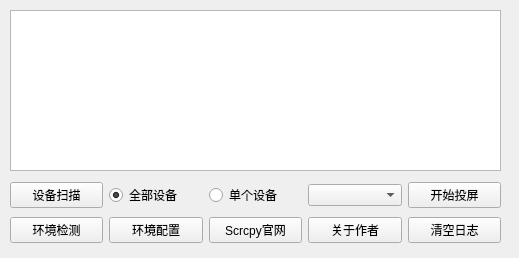
<?xml version="1.0" encoding="UTF-8"?>
<ui version="4.0">
 <class>PupperScacpy</class>
 <widget class="QWidget" name="PupperScacpy">
  <property name="geometry">
   <rect>
    <x>0</x>
    <y>0</y>
    <width>519</width>
    <height>258</height>
   </rect>
  </property>
  <property name="minimumSize">
   <size>
    <width>519</width>
    <height>258</height>
   </size>
  </property>
  <property name="maximumSize">
   <size>
    <width>519</width>
    <height>258</height>
   </size>
  </property>
  <property name="windowTitle">
   <string>木偶投屏 --- PupperScrcpy</string>
  </property>
  <property name="windowIcon">
   <iconset>
    <normaloff>logo1.png</normaloff>logo1.png</iconset>
  </property>
  <widget class="QPlainTextEdit" name="printText">
   <property name="geometry">
    <rect>
     <x>10</x>
     <y>10</y>
     <width>491</width>
     <height>161</height>
    </rect>
   </property>
  </widget>
  <widget class="QWidget" name="layoutWidget">
   <property name="geometry">
    <rect>
     <x>10</x>
     <y>180</y>
     <width>491</width>
     <height>31</height>
    </rect>
   </property>
   <layout class="QHBoxLayout" name="horizontalLayout_2">
    <item>
     <widget class="QPushButton" name="deviceScan">
      <property name="text">
       <string>设备扫描</string>
      </property>
     </widget>
    </item>
    <item>
     <widget class="QRadioButton" name="allDevice">
      <property name="text">
       <string>全部设备</string>
      </property>
      <property name="checked">
       <bool>true</bool>
      </property>
     </widget>
    </item>
    <item>
     <widget class="QRadioButton" name="oneDevice">
      <property name="text">
       <string>单个设备</string>
      </property>
     </widget>
    </item>
    <item>
     <widget class="QComboBox" name="deviceList"/>
    </item>
    <item>
     <widget class="QPushButton" name="startCasting">
      <property name="text">
       <string>开始投屏</string>
      </property>
     </widget>
    </item>
   </layout>
  </widget>
  <widget class="QWidget" name="layoutWidget">
   <property name="geometry">
    <rect>
     <x>10</x>
     <y>210</y>
     <width>491</width>
     <height>41</height>
    </rect>
   </property>
   <layout class="QHBoxLayout" name="horizontalLayout">
    <item>
     <widget class="QPushButton" name="adbCheck">
      <property name="text">
       <string>环境检测</string>
      </property>
     </widget>
    </item>
    <item>
     <widget class="QPushButton" name="pathSet">
      <property name="text">
       <string>环境配置</string>
      </property>
     </widget>
    </item>
    <item>
     <widget class="QPushButton" name="scrcpyWebsite">
      <property name="text">
       <string>Scrcpy官网</string>
      </property>
     </widget>
    </item>
    <item>
     <widget class="QPushButton" name="aboutMe">
      <property name="text">
       <string>关于作者</string>
      </property>
     </widget>
    </item>
    <item>
     <widget class="QPushButton" name="clearText">
      <property name="text">
       <string>清空日志</string>
      </property>
     </widget>
    </item>
   </layout>
  </widget>
 </widget>
 <resources/>
 <connections/>
</ui>
